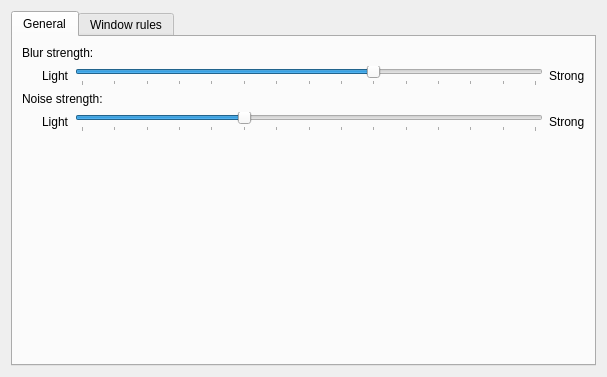
<?xml version="1.0" encoding="UTF-8"?>
<ui version="4.0">
 <class>BlurEffectConfig</class>
 <widget class="QWidget" name="BlurEffectConfig">
  <property name="geometry">
   <rect>
    <x>0</x>
    <y>0</y>
    <width>607</width>
    <height>377</height>
   </rect>
  </property>
  <layout class="QVBoxLayout">
   <item>
    <widget class="QTabWidget" name="tabWidget">
     <property name="currentIndex">
      <number>0</number>
     </property>
     <widget class="QWidget" name="widget">
      <attribute name="title">
       <string>General</string>
      </attribute>
      <layout class="QVBoxLayout">
       <item>
        <widget class="QLabel" name="labelConstantBlurDescription">
         <property name="text">
          <string>Blur strength:</string>
         </property>
        </widget>
       </item>
       <item>
        <layout class="QHBoxLayout" name="horizontalLayout">
         <item>
          <spacer name="horizontalSpacer">
           <property name="orientation">
            <enum>Qt::Orientation::Horizontal</enum>
           </property>
           <property name="sizeType">
            <enum>QSizePolicy::Policy::Fixed</enum>
           </property>
           <property name="sizeHint" stdset="0">
            <size>
             <width>20</width>
             <height>20</height>
            </size>
           </property>
          </spacer>
         </item>
         <item>
          <widget class="QLabel" name="labelConstantBlurLight">
           <property name="text">
            <string>Light</string>
           </property>
          </widget>
         </item>
         <item>
          <widget class="QSlider" name="kcfg_BlurStrength">
           <property name="minimum">
            <number>1</number>
           </property>
           <property name="maximum">
            <number>15</number>
           </property>
           <property name="singleStep">
            <number>1</number>
           </property>
           <property name="pageStep">
            <number>1</number>
           </property>
           <property name="value">
            <number>10</number>
           </property>
           <property name="orientation">
            <enum>Qt::Orientation::Horizontal</enum>
           </property>
           <property name="tickPosition">
            <enum>QSlider::TickPosition::TicksBelow</enum>
           </property>
          </widget>
         </item>
         <item>
          <widget class="QLabel" name="labelConstantBlurStrong">
           <property name="text">
            <string>Strong</string>
           </property>
          </widget>
         </item>
        </layout>
       </item>
       <item>
        <widget class="QLabel" name="labelConstantNoiseDescription">
         <property name="text">
          <string>Noise strength:</string>
         </property>
        </widget>
       </item>
       <item>
        <layout class="QHBoxLayout" name="horizontalLayout_2">
         <item>
          <spacer name="horizontalSpacer_2">
           <property name="orientation">
            <enum>Qt::Orientation::Horizontal</enum>
           </property>
           <property name="sizeType">
            <enum>QSizePolicy::Policy::Fixed</enum>
           </property>
           <property name="sizeHint" stdset="0">
            <size>
             <width>20</width>
             <height>20</height>
            </size>
           </property>
          </spacer>
         </item>
         <item>
          <widget class="QLabel" name="labelConstantNoiseLight">
           <property name="text">
            <string>Light</string>
           </property>
          </widget>
         </item>
         <item>
          <widget class="QSlider" name="kcfg_NoiseStrength">
           <property name="maximum">
            <number>14</number>
           </property>
           <property name="pageStep">
            <number>5</number>
           </property>
           <property name="value">
            <number>5</number>
           </property>
           <property name="orientation">
            <enum>Qt::Orientation::Horizontal</enum>
           </property>
           <property name="tickPosition">
            <enum>QSlider::TickPosition::TicksBelow</enum>
           </property>
           <property name="tickInterval">
            <number>1</number>
           </property>
          </widget>
         </item>
         <item>
          <widget class="QLabel" name="labelConstantNoiseStrong">
           <property name="text">
            <string>Strong</string>
           </property>
          </widget>
         </item>
        </layout>
       </item>
       <item>
        <spacer name="verticalSpacer">
         <property name="orientation">
          <enum>Qt::Orientation::Vertical</enum>
         </property>
         <property name="sizeHint" stdset="0">
          <size>
           <width>0</width>
           <height>0</height>
          </size>
         </property>
        </spacer>
       </item>
       <item>
        <widget class="QWidget" name="widget" native="true">
         <property name="sizePolicy">
          <sizepolicy hsizetype="Fixed" vsizetype="Expanding">
           <horstretch>0</horstretch>
           <verstretch>1</verstretch>
          </sizepolicy>
         </property>
        </widget>
       </item>
      </layout>
     </widget>
     <widget class="QWidget" name="widget">
      <attribute name="title">
       <string>Window rules</string>
      </attribute>
      <layout class="QVBoxLayout">
       <item>
        <layout class="QHBoxLayout" name="horizontalLayout_3">
         <item>
          <widget class="QTableWidget" name="rulesTable">
           <column>
            <property name="text">
             <string/>
            </property>
           </column>
           <column>
            <property name="text">
             <string>Name</string>
            </property>
           </column>
          </widget>
         </item>
         <item>
          <layout class="QVBoxLayout" name="verticalLayout" stretch="0,0,0,0,0">
           <property name="spacing">
            <number>0</number>
           </property>
           <property name="sizeConstraint">
            <enum>QLayout::SizeConstraint::SetDefaultConstraint</enum>
           </property>
           <item>
            <widget class="QPushButton" name="pushButton">
             <property name="text">
              <string>Add</string>
             </property>
             <property name="icon">
              <iconset theme="list-add"/>
             </property>
            </widget>
           </item>
           <item>
            <widget class="QPushButton" name="pushButton_2">
             <property name="text">
              <string>Remove</string>
             </property>
             <property name="icon">
              <iconset theme="list-remove"/>
             </property>
            </widget>
           </item>
           <item>
            <widget class="QPushButton" name="pushButton_3">
             <property name="text">
              <string>Move Up</string>
             </property>
             <property name="icon">
              <iconset theme="go-up"/>
             </property>
            </widget>
           </item>
           <item>
            <widget class="QPushButton" name="pushButton_4">
             <property name="text">
              <string>Move Down</string>
             </property>
             <property name="icon">
              <iconset theme="go-down"/>
             </property>
            </widget>
           </item>
           <item>
            <spacer name="verticalSpacer_2">
             <property name="orientation">
              <enum>Qt::Orientation::Vertical</enum>
             </property>
             <property name="sizeHint" stdset="0">
              <size>
               <width>20</width>
               <height>40</height>
              </size>
             </property>
            </spacer>
           </item>
          </layout>
         </item>
        </layout>
       </item>
      </layout>
     </widget>
    </widget>
   </item>
  </layout>
 </widget>
 <resources/>
 <connections/>
</ui>
